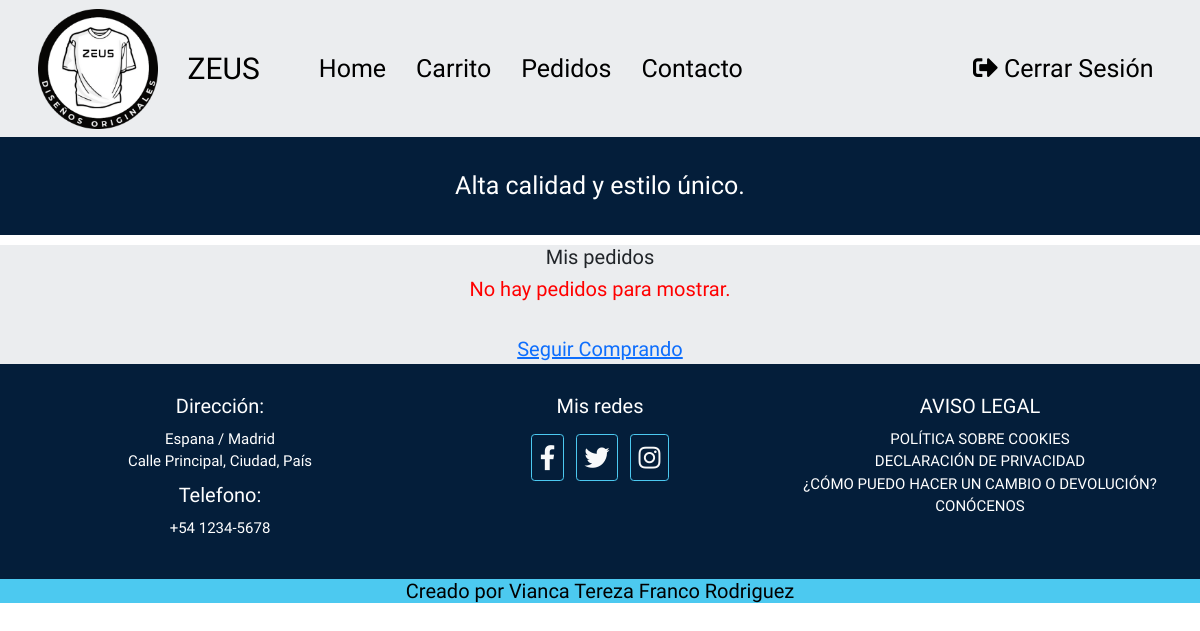
The app's page /pedidos.php (signed in), older data.
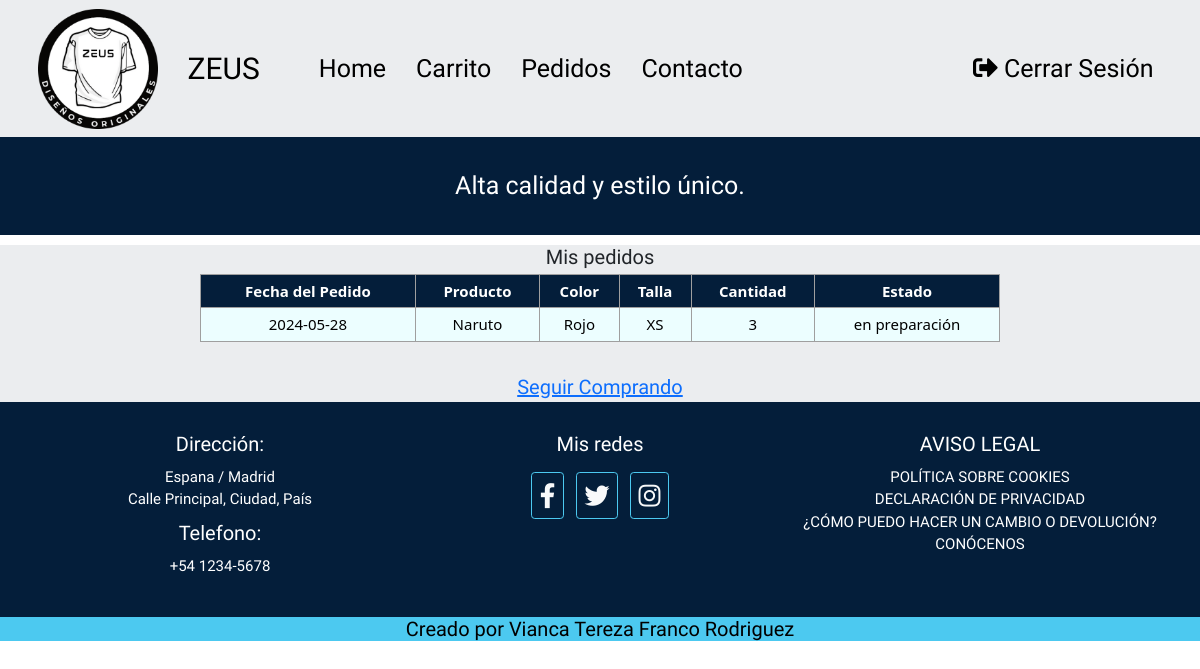
The same page, newer data.
### tables this page shows
CREATE TABLE `pedidos` (
  `id_pedido` int NOT NULL AUTO_INCREMENT,
  `fecha` date NOT NULL COMMENT 'fecha donde se realizo el pedido, de tipo date.',
  `id_cliente` int NOT NULL COMMENT 'Fk de la tabla clientes , de tipo INT con indice Index.',
  `id_producto` int NOT NULL COMMENT 'Fk de la tabla productos, de tipo INT con indice Index.',
  `cantidad_producto` int NOT NULL,
  `estado_pedido` varchar(50) DEFAULT 'en preparación',
  `id_color` int NOT NULL,
  `id_talla` int NOT NULL,
  PRIMARY KEY (`id_pedido`),
  KEY `id_producto` (`id_producto`),
  KEY `id_pedido` (`id_cliente`,`id_producto`) USING BTREE,
  KEY `idx_pedido` (`id_pedido`),
  KEY `fk_id_color` (`id_color`),
  CONSTRAINT `pedidos_ibfk_1` FOREIGN KEY (`id_cliente`) REFERENCES `clientes` (`id_cliente`),
  CONSTRAINT `pedidos_ibfk_2` FOREIGN KEY (`id_producto`) REFERENCES `productos` (`id_producto`)
);

CREATE TABLE `productos` (
  `id_producto` int NOT NULL COMMENT 'PK de la tabla producto , de indice Primary',
  `nombre` varchar(45) NOT NULL COMMENT 'nombre del producto, de tipo Varchar.',
  `precio` double(10,2) NOT NULL COMMENT 'precio del producto, de tipo double para almacenar los valores reales en doble precisión.',
  `imagen` varchar(255) NOT NULL,
  PRIMARY KEY (`id_producto`),
  UNIQUE KEY `codigo_producto_UNIQUE` (`id_producto`),
  UNIQUE KEY `codigo` (`id_producto`),
  UNIQUE KEY `codigo_2` (`id_producto`),
  KEY `idx_producto` (`id_producto`)
);

CREATE TABLE `colores` (
  `id_color` int NOT NULL AUTO_INCREMENT,
  `nombre_color` varchar(50) NOT NULL,
  PRIMARY KEY (`id_color`),
  UNIQUE KEY `id_color_UNIQUE` (`id_color`)
);

CREATE TABLE `tallas` (
  `id_talla` int NOT NULL AUTO_INCREMENT,
  `numero_talla` varchar(50) NOT NULL,
  UNIQUE KEY `id_talla_UNIQUE` (`id_talla`)
);

### classes/pedido.php (called while the page is built, shortened)
<?php
class Pedido
{
    public static function select($id_cliente)
    {
        try {
            $conexion = camisetasDB::connectDB();
            $sql = "SELECT
                p.id_pedido AS id_pedido,
                p.fecha AS fecha,
                pr.nombre AS nombre,
                co.nombre_color AS color,
                ta.numero_talla AS talla,
                p.cantidad_producto AS cantidad_producto,
                p.estado_pedido AS estado
                FROM pedidos p
                JOIN clientes c ON p.id_cliente = c.id_cliente
                JOIN producto_color_talla pct ON p.id_producto = pct.id_producto AND p.id_color = pct.id_color AND p.id_talla = pct.id_talla
                JOIN productos pr ON pct.id_producto = pr.id_producto
                JOIN colores co ON pct.id_color = co.id_color
                JOIN tallas ta ON pct.id_talla = ta.id_talla
                WHERE p.id_cliente = ?
                ORDER BY p.fecha;
            ";
            $stmt = $conexion->prepare($sql);
            $stmt->execute([$id_cliente]);
            return $stmt->fetchAll(PDO::FETCH_ASSOC);
        } catch (PDOException $e) {
            echo "Error de conexión: " . $e->getMessage();
            return false;
        }
    }
}

### pedidos.php (the view, shortened to what this page needs)
<?php
include_once 'classes/pedido.php';
$id_cliente = $_SESSION['id_cliente'];
$pedidos = Pedido::select($id_cliente);
?>
<!DOCTYPE html>
<html lang="es">
<head>
    <?php include 'components/enlace.php'; ?>
</head>
<body>
    <?php include 'components/menu.php'; ?>
    <div class="publicidad">
        <p>Alta calidad y estilo único.</p>
    </div>
    <div class="contenedor-central">
        <div class="col-12 col-md-8 mx-auto">
            <div class="pedidos">
                <h2>Mis pedidos</h2>
                <?php if (!empty($pedidos)) { ?>
                    <div class="table-responsive">
                        <table class="table">
                            <thead>
                                <tr>
                                    <th class="table-th">Fecha del Pedido</th>
                                    <th class="table-th">Producto</th>
                                    <th class="table-th">Color</th>
                                    <th class="table-th">Talla</th>
                                    <th class="table-th">Cantidad</th>
                                    <th class="table-th">Estado</th>
                                </tr>
                            </thead>
                            <tbody>
                                <?php foreach ($pedidos as $pedido) : ?>
                                    <tr>
                                        <td class="table-td"><?php echo $pedido['fecha']; ?></td>
                                        <td class="table-td"><?php echo $pedido['nombre']; ?></td>
                                        <td class="table-td"><?php echo $pedido['color']; ?></td>
                                        <td class="table-td"><?php echo $pedido['talla']; ?></td>
                                        <td class="table-td"><?php echo $pedido['cantidad_producto']; ?></td>
                                        <td class="table-td"><?php echo $pedido['estado']; ?></td>
                                    </tr>
                                <?php endforeach; ?>
                            </tbody>
                        </table>
                    </div>
                <?php } else { ?>
                    <p class="mensaje-producto">No hay pedidos para mostrar.</p>
                <?php } ?>
                <div class="row">
                    <div class="col-12 col-md-8 mx-auto">
                        <div class="publicidad-dos">
                            <?php
                            echo '<a href="home.php">Seguir Comprando</a>';
                            echo '<br>';
                            ?>
                        </div>
                    </div>
                </div>
            </div>
        </div>
    </div>
    <?php include 'components/footer.php'; ?>
</body>
</html>

### components/enlace.php (shortened to what this page needs)
<link rel="stylesheet" type="text/css" href="css/estilos.css">
<link rel="stylesheet" href="css/normalize.css">
<link href="https://cdn.jsdelivr.net/npm/bootstrap@5.3.3/dist/css/bootstrap.min.css" rel="stylesheet">
<link rel="stylesheet" href="https://cdnjs.cloudflare.com/ajax/libs/font-awesome/5.15.4/css/all.min.css">

### components/menu.php (shortened to what this page needs)
<?php
$usuario_iniciado = isset($_SESSION['email']);
$admin_iniciado = isset($_SESSION['id_administrador']);
?>
<nav class="navbar navbar-expand-lg navbar-light" style="background-color: #EBEDEF;">
    <div class="container-fluid">
        <a class="navbar-brand" href="#">
            <img id="logo-img" src="img/logo-oficial.png" alt="Logo" width="70" height="70" class="d-inline-block align-text-top">
        </a>
        <span class="navbar-brand" style="font-size: 3rem; ">ZEUS</span>
        <div id="navbarNav" class="collapse navbar-collapse justify-content-center" style="font-size: 2.5rem;">
            <ul class="navbar-nav">
                <?php if ($usuario_iniciado) : ?>
                    <li class="nav-item">
                        <a class="nav-link" href="/home.php">Home</a>
                    </li>
                    <li class="nav-item">
                        <a class="nav-link" href="/carrito.php">Carrito</a>
                    </li>
                    <li class="nav-item">
                        <a class="nav-link" href="/pedidos.php">Pedidos</a>
                    </li>
                    <li class="nav-item">
                        <a class="nav-link" href="/contacto.php">Contacto</a>
                    </li>
                <?php endif; ?>
            </ul>
            <ul class="navbar-nav mr-auto">
                <?php if ($usuario_iniciado || $admin_iniciado) : ?>
                    <li class="nav-item">
                        <a class="nav-link" href="/logout.php"><i class="fas fa-sign-out-alt"></i> Cerrar Sesión</a>
                    </li>
                <?php else : ?>
                    <li class="nav-item">
                        <a class="nav-link" href="/login.php"><i class="fas fa-user"></i> Iniciar Sesión</a>
                    </li>
                <?php endif; ?>
            </ul>
        </div>
    </div>
</nav>

### components/footer.php
<footer class="footer-style">
    <div class="container">
        <div class="row">
            <div class="col-md-4 footer-col">
                <h2>Dirección:</h2>
                <p>
                    Espana / Madrid <br />
                    Calle Principal, Ciudad, País
                </p>
                <h2>Telefono:</h2>
                <p>
                +54 1234-5678 </p>
            </div>
            <div class="col-md-4 footer-col">
                <h2>Mis redes</h2>
                <ul class="list-inline">
                    <li>
                        <a target="_blank" href="https://www.facebook.com/" class="btn btn-outline-light btn-social"><i class="fab fa-facebook-f"></i></a>
                    </li>
                    <li>
                        <a target="_blank" href="https://x.com/" class="btn btn-outline-light btn-social"><i class="fab fa-twitter"></i></a>
                    </li>
                    <li>
                        <a target="_blank" href="https://www.instagram.com/" class="btn btn-outline-light btn-social"><i class="fab fa-instagram"></i></a>
                    </li>
                </ul>
            </div>
            <div class="col-md-4 footer-col">
                <h2>AVISO LEGAL</h2>
                <ul class="list-unstyled">
                    <li><a href="#">POLÍTICA SOBRE COOKIES</a></li>
                    <li><a href="#">DECLARACIÓN DE PRIVACIDAD</a></li>
                    <li><a href="#">¿CÓMO PUEDO HACER UN CAMBIO O DEVOLUCIÓN?</a></li>
                    <li><a href="/contacto.php">CONÓCENOS</a></li>
                </ul>
            </div>
        </div>
    </div>
</footer>
<div class="creador">
      <h2>Creado por Vianca Tereza Franco Rodriguez</h2>
</div>

### css/estilos.css (style rules this page uses)
:root { --primario: #041e3a; --secundario: #4cc9f0; --terciario: #EBEDEF; --blanco: #FFF; --negro: #000; --fuentePrincipal: 'Staatliches', cursive; }
html { box-sizing: border-box; font-size: 62.5%; }
*, *:before, *:after { box-sizing: inherit; }
body { background-color: var(--blanco); font-size: 1.6rem; line-height: 1.5; color: var(--negro); }
a { text-decoration: none; font-size: 2rem; font-family: var(--fuentePrincipal); }
p { font-size: 2rem; font-family: var(--fuentePrincipal); }
img { width: auto; }
.contenedor-central { max-width: 120rem; margin: 0 auto; height: auto; background-color: var(--terciario); }
h1, h2, h3 { text-align: center; color: var(--negro); font-family: var(--fuentePrincipal); font-size: 3rem; }
h2 { font-size: 2.5rem; }
.publicidad p { text-align: center; padding: 10px; background-color: var(--primario); font-size: 2rem; font-family: Arial, Helvetica, sans-serif; color: var(--blanco); font-family: var(--fuentePrincipal); }
.publicidad-dos { display: flex; justify-content: center; align-items: center; margin-top: 20px; }
img { max-width: 100%; height: auto; }
.navbar-nav { display: flex; justify-content: center; background-color: var(--primario); padding: 0%; margin: 0%; }
.navbar-brand { font-family: var(--fuentePrincipal); color: var(--negro); }
.navbar-brand img { max-width: 70px; height: auto; }
.navbar-nav .nav-link { font-size: 1.6rem; padding: 0%; background-color: #041e3a; margin: 0%; color: var(--blanco); cursor: pointer; }
.navbar-nav .nav-item { margin: 10px 0; text-align: center; }
.footer-style { padding-top: 30px; background-color: var(--primario); text-align: center; color: var(--blanco); }
footer h2 { margin-bottom: 10px; color: var(--blanco); font-size: 2rem; }
footer p { color: var(--blanco); font-size: 1.5rem; }
.footer-col { margin-bottom: 30px; }
.list-inline .btn-social { margin: 6px; font-size: 2.5rem; border-color: var(--secundario); }
.footer-col ul.list-unstyled li a { text-decoration: none; color: inherit; font-size: 1.5rem; }
.list-inline { display: flex; flex-direction: row; align-items: center; justify-content: center; }
.creador h2 { font-size: 2rem; background-color: var(--secundario); color: var(--negro); }
.table th, .table td { border: 1px solid #9f9f9f; padding: 5px; text-align: center; font-size: 1.3rem; }
.table-th { background-color: var(--primario) !important; color: var(--blanco) !important; }
.table-td { background-color: #ecfeff !important; }
.publicidad-dos { text-align: center; margin-top: 20px; }
@media (min-width: 992px) { .navbar-nav { justify-content: space-between; background-color: transparent; width: auto; } }
@media (min-width: 992px) { .navbar-nav .nav-link { font-size: 2.5rem; padding: 10px; color: var(--negro); background-color: transparent; margin-left: 10px; margin-right: 10px; } }
@media (min-width: 992px) { ul.navbar-nav.mr-auto { margin-left: 200px; } }
@media (min-width: 992px) { .navbar-brand img { max-width: 120px; height: auto; margin-left: 30px; } }
@media (min-width: 992px) { span.navbar-brand { margin-left: 20px; margin-right: 20px; } }
@media (min-width: 992px) { .publicidad p { padding: 30px; font-size: 2.5rem; } }
@media (min-width: 992px) { .table-th, .table-td { font-size: 1.5rem !important; } }
.mensaje-producto { text-align: center; color: red; }

Row changes from the older to the newer data that the page shows:
added pedidos: fecha "2024-05-28", id_producto.nombre "Naruto", id_color.nombre_color "Rojo", id_talla.numero_talla "XS", cantidad_producto "3", estado_pedido "en preparación"
Text that changed along with them:
text no longer shown: "No hay pedidos para mostrar."
text now shown: "Fecha del Pedido Producto Color Talla Cantidad Estado"
